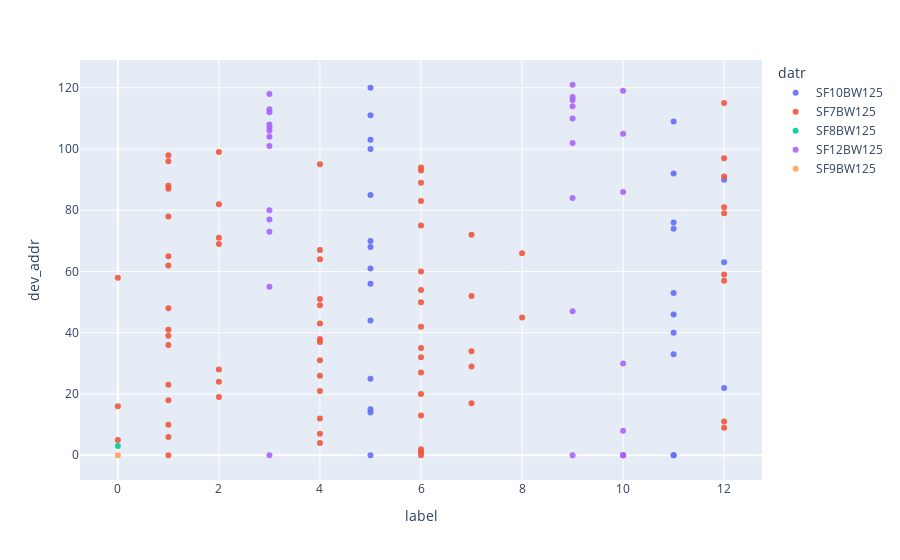

The code cell stored with this chart in its notebook:
### Code cell
fig = px.scatter(labeled_df, x='label',y='dev_addr',
                color='datr', size_max=100,
                opacity=0.9)
fig.show()

### Figure 1 — Plotly figure (JSON) as saved in the notebook; plotly's stock layout.template omitted (floating-point values rounded to 4 significant figures; data arrays with more than 128 entries replaced by an {"elided": "..."} marker saying what was removed)
{"data": [{"hovertemplate": "datr=SF10BW125<br>label=%{x}<br>dev_addr=%{y}<extra></extra>", "legendgroup": "SF10BW125", "marker": {"color": "#636efa", "opacity": 0.9, "symbol": "circle"}, "mode": "markers", "name": "SF10BW125", "showlegend": true, "type": "scatter", "x": [10, 11, 5, 5, 5, 12, 5, 11, 10, 11, 11, 11, 5, 11, 11, 5, 5, 5, 12, 5, 12, 5, 11, 11, 5, 5, 5, 12, 12, 11, 5, 11, 11, 11, 5, 11, 12, 10, 5, 5, 11, 12, 5, 12, 5, 0, 11, 5, 5, 5, 5, 0, 11, 5, 5, 5, 11, 11, 5, 5, 11, 5, 5, 5, 11, 5, 12, 5, 11, 5, 5, 11, 5, 5, 5], "xaxis": "x", "y": ["00000000", "0000000a", "0000000c", "00000014", "00000015", "00000022", "00000025", "0000002b", "0000002e", "00000033", "0000003d", "00000040", "00000044", "00000046", "00000053", "00000056", "0000005b", "00000061", "00000063", "00000068", "0000006e", "00000070", "00000074", "00000076", "0000007c", "0000007e", "00000085", "0000008d", "00000090", "00000092", "000000a3", "000000ab", "000000ac", "000000ad", "000000ae", "000000af", "000000b5", "000000b9", "000000ba", "000000c1", "000000c2", "000000c3", "000000c4", "000000c5", "000000c7", "000000c9", "000000ca", "000000cb", "000000cc", "000000d7", "000000d8", "000000da", "000000dc", "000000dd", "000000df", "000000e2", "000000e5", "000000e6", "000000eb", "000000ee", "000000ef", "000000f1", "000000f2", "000000f3", "000000f4", "000000f6", "000000f7", "000000f9", "000000fb", "00000100", "00000103", "00000109", "0000010f", "00000111", "00000120"], "yaxis": "y"}, {"hovertemplate": "datr=SF7BW125<br>label=%{x}<br>dev_addr=%{y}<extra></extra>", "legendgroup": "SF7BW125", "marker": {"color": "#EF553B", "opacity": 0.9, "symbol": "circle"}, "mode": "markers", "name": "SF7BW125", "showlegend": true, "type": "scatter", "x": {"elided": "149 int values"}, "xaxis": "x", "y": {"elided": "149 str values"}, "yaxis": "y"}, {"hovertemplate": "datr=SF8BW125<br>label=%{x}<br>dev_addr=%{y}<extra></extra>", "legendgroup": "SF8BW125", "marker": {"color": "#00cc96", "opacity": 0.9, "symbol": "circle"}, "mode": "markers", "name": "SF8BW125", "showlegend": true, "type": "scatter", "x": [0], "xaxis": "x", "y": ["00000003"], "yaxis": "y"}, {"hovertemplate": "datr=SF12BW125<br>label=%{x}<br>dev_addr=%{y}<extra></extra>", "legendgroup": "SF12BW125", "marker": {"color": "#ab63fa", "opacity": 0.9, "symbol": "circle"}, "mode": "markers", "name": "SF12BW125", "showlegend": true, "type": "scatter", "x": [10, 3, 10, 10, 10, 9, 10, 3, 3, 3, 3, 3, 9, 10, 3, 3, 10, 10, 3, 10, 9, 3, 9, 9, 3, 10, 11, 3, 10, 9, 10, 3, 3, 9, 9, 3, 3, 3, 3, 9, 3, 10, 3, 3, 3, 3, 9, 9, 3, 9, 3, 3, 9, 9, 9, 3, 10, 3, 9, 9, 9, 9, 9, 9], "xaxis": "x", "y": ["00000008", "0000000d", "0000002f", "00000030", "0000003e", "00000047", "0000004b", "00000055", "0000006a", "00000073", "00000077", "00000080", "00000084", "00000086", "0000009e", "000000aa", "000000b1", "000000b2", "000000bb", "000000bc", "000000bf", "000000cf", "000000d0", "000000d1", "000000d2", "000000d5", "000000de", "000000e0", "000000e3", "000000e7", "000000e9", "000000f0", "000000f5", "000000f8", "000000fc", "000000fd", "000000fe", "000000ff", "00000101", "00000102", "00000104", "00000105", "00000106", "00000107", "00000108", "0000010a", "0000010b", "0000010c", "0000010d", "00000110", "00000112", "00000113", "00000114", "00000116", "00000117", "00000118", "00000119", "0000011a", "0000011b", "0000011c", "0000011d", "0000011e", "0000011f", "00000121"], "yaxis": "y"}, {"hovertemplate": "datr=SF9BW125<br>label=%{x}<br>dev_addr=%{y}<extra></extra>", "legendgroup": "SF9BW125", "marker": {"color": "#FFA15A", "opacity": 0.9, "symbol": "circle"}, "mode": "markers", "name": "SF9BW125", "showlegend": true, "type": "scatter", "x": [0], "xaxis": "x", "y": ["000000e1"], "yaxis": "y"}], "layout": {"legend": {"title": {"text": "datr"}, "tracegroupgap": 0}, "margin": {"t": 60}, "xaxis": {"anchor": "y", "domain": [0, 1], "title": {"text": "label"}}, "yaxis": {"anchor": "x", "domain": [0, 1], "title": {"text": "dev_addr"}}}}
